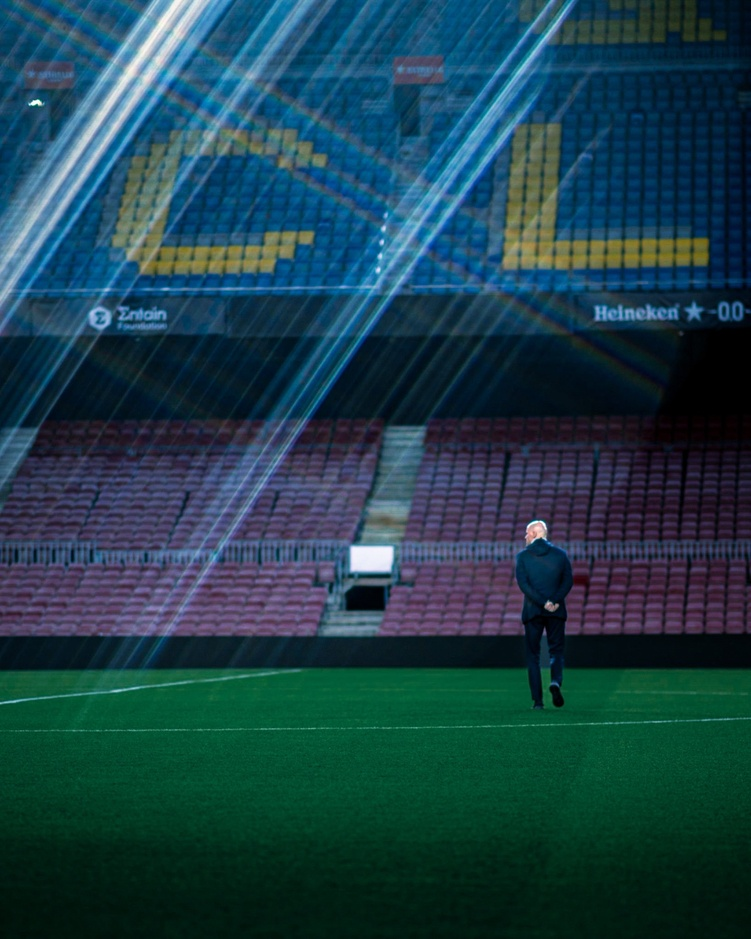
#> input picture Binary Operators/image.jpg, 751 x 939 px, shrunk from 2293 x 2867 before the run
$ jupyter execute masks_and_image_thresholding.ipynb
#> lines starting #> are read from the running program, lines starting #| are printed output that depends on the picture; after the words box and inside, x2 and y2 are one past the last pixel; in counts of white or black regions, pixels touching at a corner belong together
[cell 1]
import cv2
import PIL
import numpy as np
import pandas as pd
import matplotlib.pyplot as plt
import seaborn as sns

[cell 2]
img = cv2.imread('image.jpg')
#> img is the input picture: shape (939, 751, 3); mean B, G, R 74.4, 64.1, 28.1
plt.imshow(img)
plt.show()

[cell 3]
#creating copy for annotating image
annoted_image = img.copy()
# Annotating the image by creating rectangle for creating mask
cv2.rectangle(annoted_image,pt1=(300,300),pt2=(1000,1000),color=(0,255,0),thickness=8)
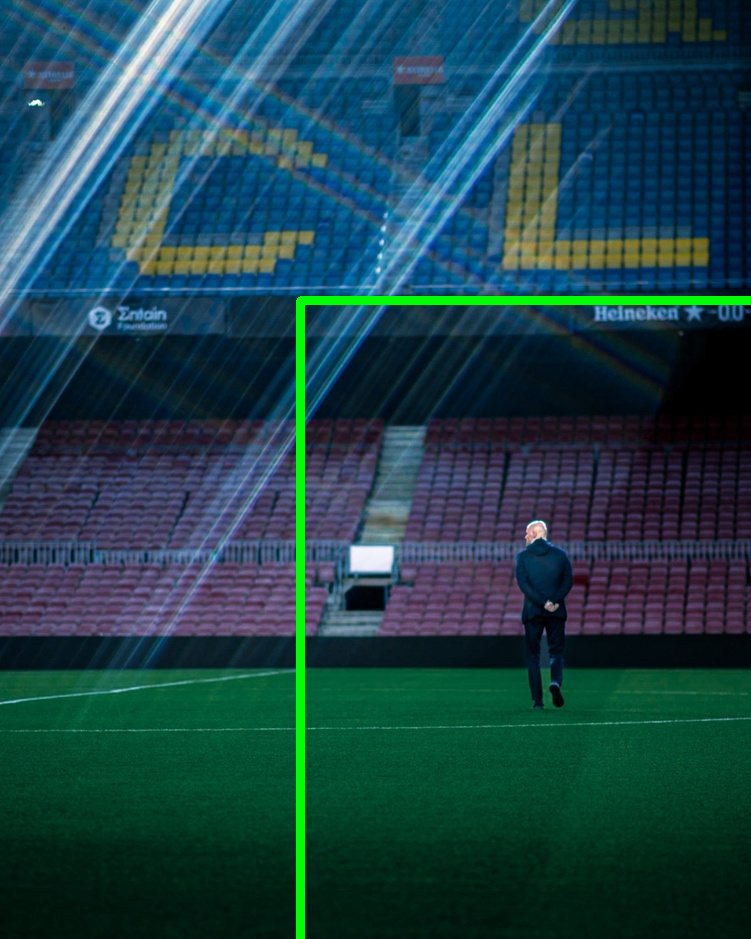
#> annoted_image: shape (939, 751, 3); 1.39% of pixels changed, all inside (x1, y1, x2, y2) = (296, 296, 751, 939)
plt.imshow(annoted_image)
# For saving the annoted image
plt.savefig("Annoted_image.jpg")
plt.show()

## Masks
Masks help to define the region of interest in the original image and help to extract such region from entire image. The binary mask acts as a filter, indicating which pixels in the original image should be affected by the processing operation, and which ones should be left untouched

Binary masks are commonly used in image processing for various tasks, such as image segmentation, object detection, and image filtering

[cell 4]
#creating a binary mask
mask = np.zeros(img.shape[:2],np.uint8)
mask[300:1000,300:1000] = 255
plt.imshow(mask,cmap="gray")
plt.savefig("mask.jpg")
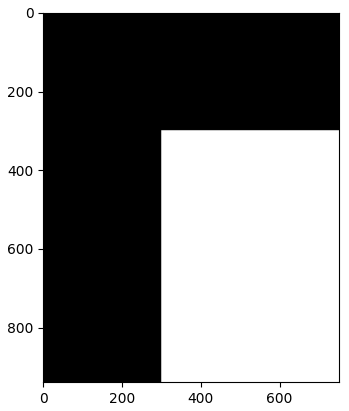
#> figure drawn by matplotlib, 1 panel
plt.show()

[cell 5]
min_val = 0
max_val = 256

[cell 6]
# using mask on original image to extract roi
masked_img = cv2.bitwise_and(img,img,mask=mask)
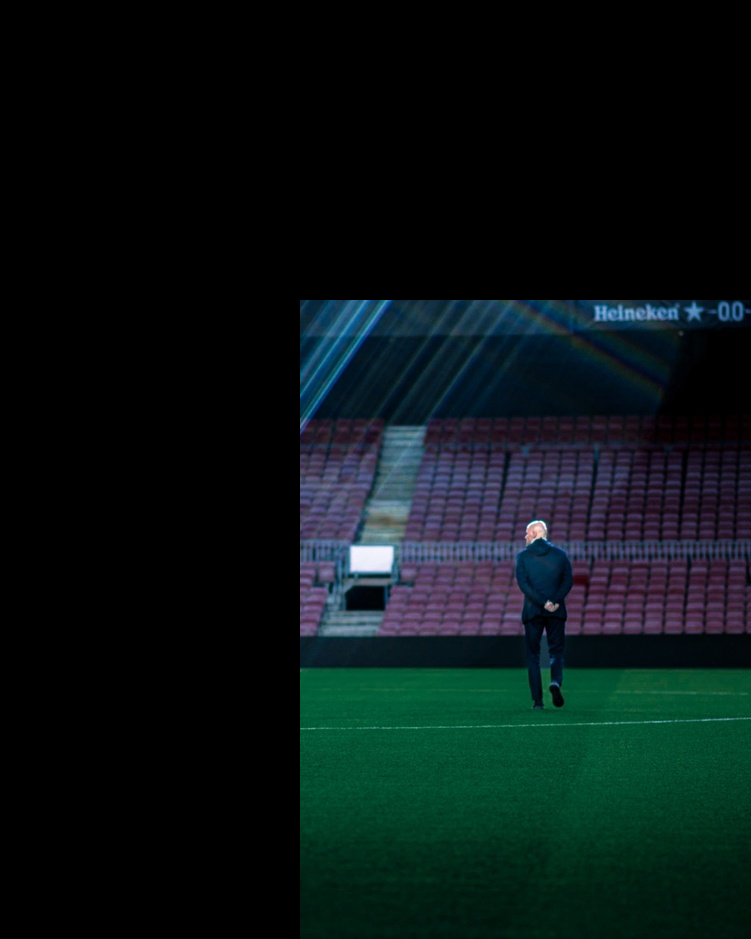
#> masked_img: shape (939, 751, 3); mean B, G, R 21.1, 20.8, 9.1
# histogram of original image
hist_full = cv2.calcHist([img],[min_val],None,[max_val],[min_val,max_val])
#> hist_full = 256 values, max 10143 at index 17, min 18 at index 242, mean 2754.6
# histogram of masked image
hist_mask = cv2.calcHist([img],[min_val],mask,[max_val],[min_val,max_val])
#> hist_mask = 256 values, max 6671 at index 17, min 1 at index 215, mean 1125.7

[cell 7]
#showing the extracted roi
plt.imshow(masked_img)
plt.xlabel("Masked Image")
plt.savefig("extracted_roi.jpg")
plt.show()

[cell 8]
#histogram of original and masked image
plt.figure(figsize=(10,5))
plt.plot(hist_full,label="Original Image Histogram")
plt.plot(hist_mask,label="Masked Image Histogram")
plt.legend(loc="upper right")
plt.savefig("Histograms_comparison.png",dpi=500)
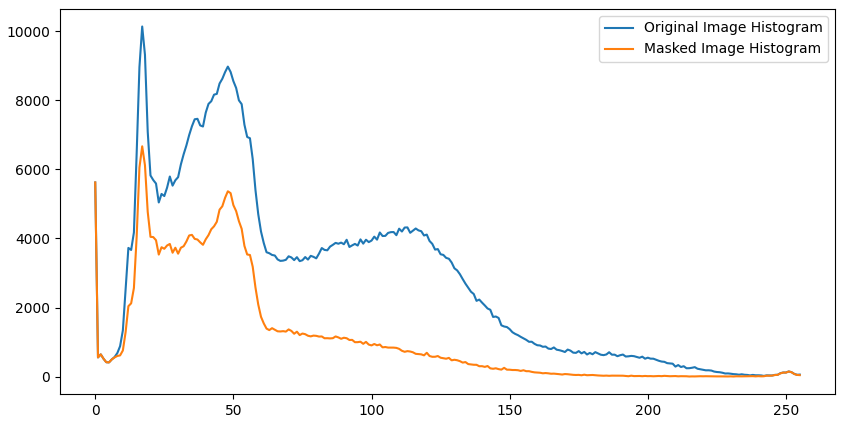
#> figure drawn by matplotlib, 1 panel; curve peaks at x = 17, y = 10143; curve peaks at x = 17, y = 6671
plt.show()
